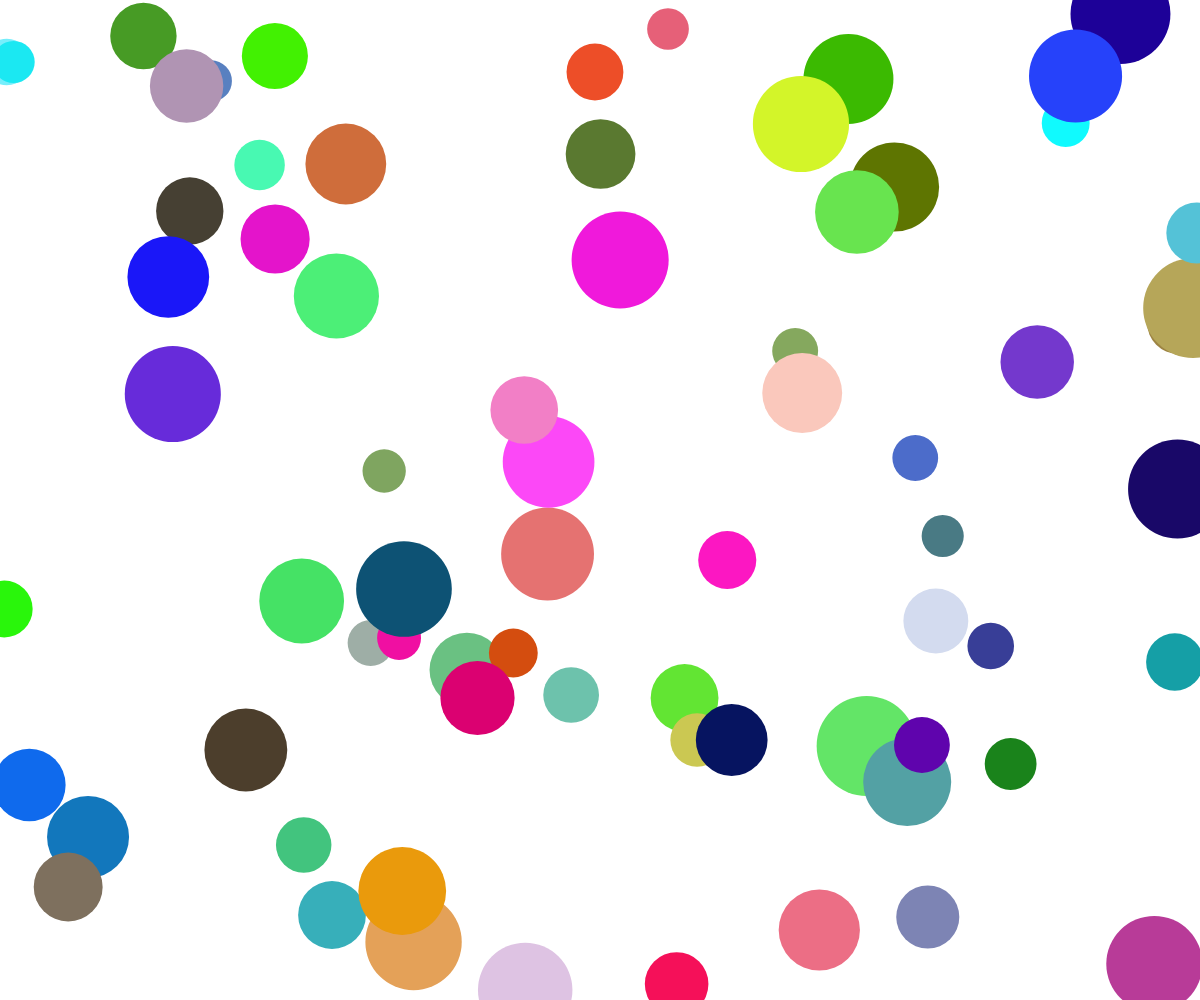
Frame 1 (no input)
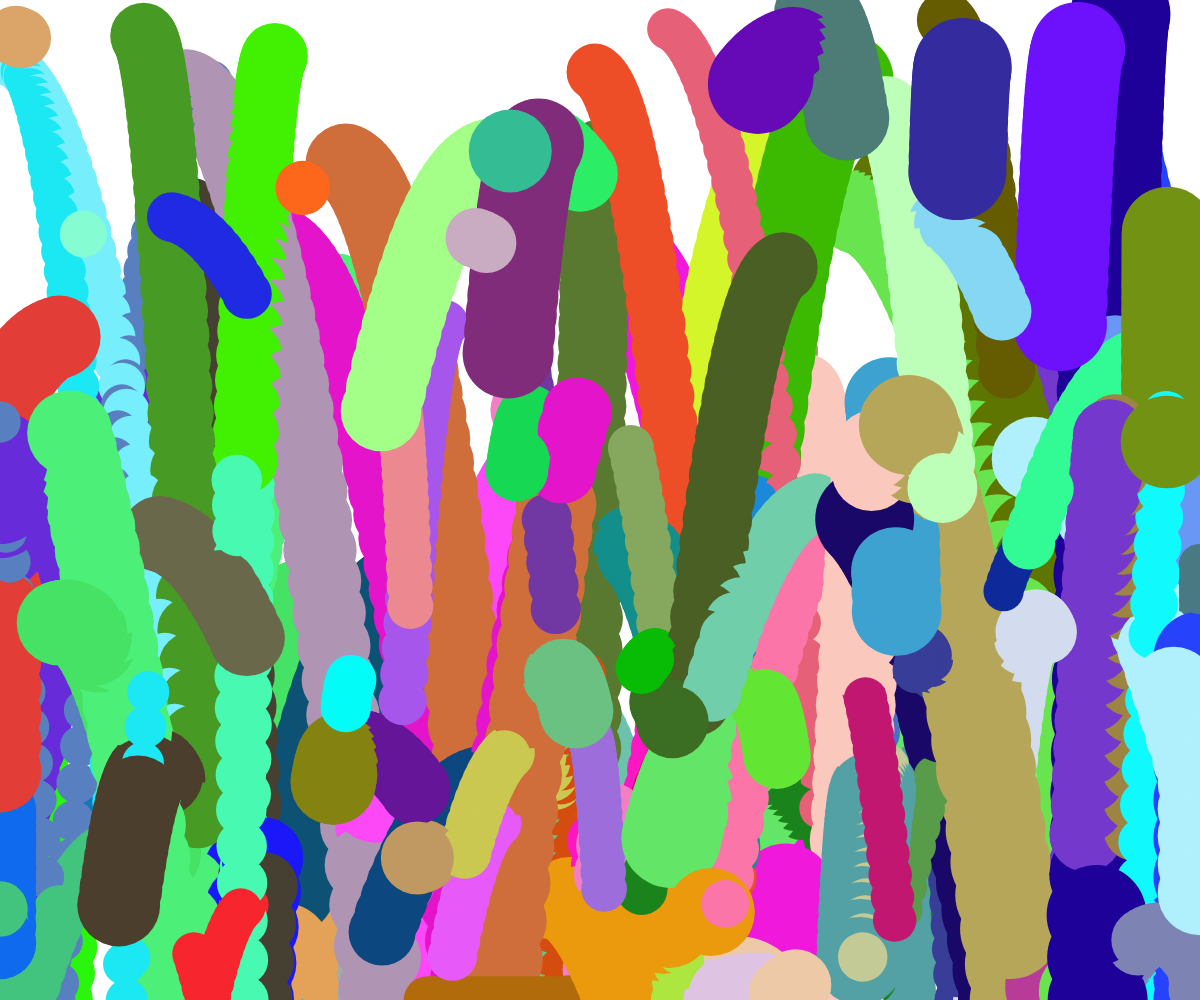
Frame 60 (no input)
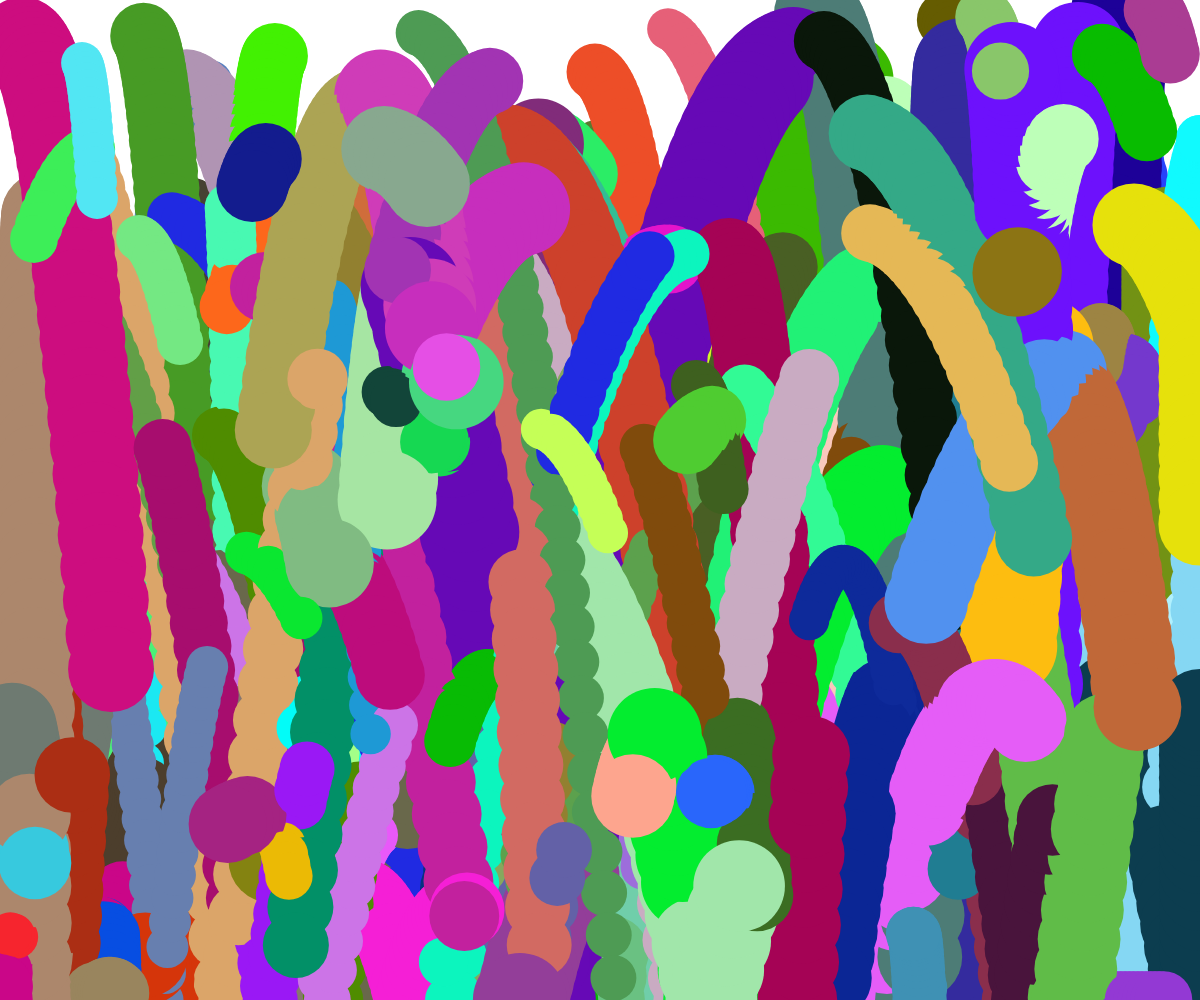
Frame 120 (the mouse pressed at the canvas centre since frame 60)

The p5.js sketch that drew these frames (run headless with seeded random() and noise() and a simulated clock; from frame 60 on, the mouse is pressed at the canvas centre):

// p5.js sketch
// ── sketch.js
let ball = [];//defines object array
let numberOfBalls;//defines number of balls as a variable


function setup()
{
      background('green');
    numberOfBalls = 70;// number of balls to be created
    createCanvas(windowWidth,windowHeight);
    for (let i = 0; i < numberOfBalls; i++)//populates array
    {
        ball.push( new Ball() );
    }
    frameRate(60);
}

function draw()
{
    if(ball.length<numberOfBalls)//this is so that if one ball dies another takes its place
    {
      for (let i = 0; i < numberOfBalls-ball.length; i++)
      {
          ball.push( new Ball() );
      }
    }

    for (var i = 0; i < ball.length; i++)//creates the balls
    {
        ball[i].go(ball,i);
    }
}
//////////////////////////////
/////////Ball Class////////
//////////////////////////////

class Ball
{
  constructor()//beautiful constructor.
  {
    this.gravity = 1;
    this.size = random(40,100);
    this.speed;
    this.pX = floor(random(windowWidth));
    this.pY = floor(random(windowHeight));
    this.deltaPX = random(-7,7);
    this.deltaPY = 0;
    this.timeAlive = 0;
    this.maxTime = random(2.0,12);
    this.r = random(255);
    this.g = random(255);
    this.b = random(255);
  }

  go(otherBalls, idx)//I like having one thing to call in my draw function so this is the frame by frame eventes that take place
  {
    //this.size()
    this.edgeCheck();
    this.move();
    this.display();
    this.ballCheck(otherBalls, idx);
    this.killBalls(idx);
  }

  move()//moves the balls down according to "gravity" and sideways according to random number given when constructed
  {

    this.pX = this.pX + this.deltaPX;
    this.pX = constrain(this.pX,0,width);
    this.deltaPY += this.gravity;
    this.pY+=this.deltaPY;
    this.pY = constrain(this.pY,0,height)
    console.log(this.pY);
    console.log(this.deltaPY);
  }

  edgeCheck()//this is so that the balls stay on screen
  {
    if(this.pX >= width && this.pX <=0)
    {
      this.deltaPX=(this.deltaPX*.5)*-1
    }

    if(this.pY >= height)
    {
      this.deltaPY=(this.deltaPY)*-1
    }

  }

  display()// this handles the drawing of the balls
  {
      noStroke();
      fill(color(this.r,this.g,this.b));
      ellipse(this.pX,this.pY,this.size);
  }

  killBalls(idx)// this method kills the balls according to a random time given when constructed
  {
    this.timeAlive++;
    if(this.timeAlive>= this.maxTime * frameRate())
    {
      ball.splice(idx,1);
      this.deltaPY = 0;
      this.pY = floor(random(windowHeight))
    }
  }

  ballCheck(otherBalls,idx)//this is to check for collision of balls. if there is a collision it kills the balls.
  {
    for(let i = 0; i < otherBalls.length; i++)
          {
            if(i != idx)
            {
                let d = dist(this.pX,this.pY, otherBalls[i].pX,otherBalls[i].pY)
                let combinedS = (this.size) + (otherBalls[i].size);
                if(d <= combinedS)
                {
                  this.killBalls(idx);
                }
            }
          }
    }
}
